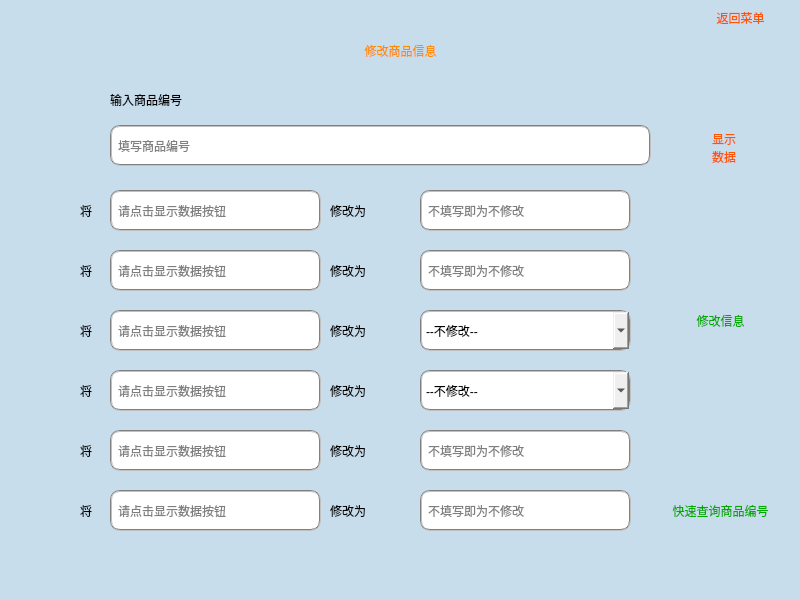
<?xml version="1.0" encoding="UTF-8"?>
<ui version="4.0">
 <class>ChangeGoods</class>
 <widget class="QMainWindow" name="ChangeGoods">
  <property name="geometry">
   <rect>
    <x>0</x>
    <y>0</y>
    <width>800</width>
    <height>600</height>
   </rect>
  </property>
  <property name="windowTitle">
   <string>MainWindow</string>
  </property>
  <widget class="QWidget" name="centralwidget">
   <widget class="QPushButton" name="pushButton">
    <property name="geometry">
     <rect>
      <x>668</x>
      <y>395</y>
      <width>100</width>
      <height>100</height>
     </rect>
    </property>
    <property name="styleSheet">
     <string notr="true">background-color: rgba(154, 200, 233, 115);background-image: url(:/res/res/ICO2/search.png);
color: rgba(154, 200, 233, 115);</string>
    </property>
    <property name="text">
     <string/>
    </property>
    <property name="flat">
     <bool>true</bool>
    </property>
   </widget>
   <widget class="QLabel" name="label_2">
    <property name="geometry">
     <rect>
      <x>650</x>
      <y>500</y>
      <width>141</width>
      <height>21</height>
     </rect>
    </property>
    <property name="styleSheet">
     <string notr="true">font:9pt &quot;方正粗圆简体&quot;;
color: rgb(0, 170, 0);</string>
    </property>
    <property name="text">
     <string>快速查询商品编号</string>
    </property>
    <property name="alignment">
     <set>Qt::AlignCenter</set>
    </property>
   </widget>
   <widget class="QLabel" name="label_3">
    <property name="geometry">
     <rect>
      <x>0</x>
      <y>0</y>
      <width>801</width>
      <height>101</height>
     </rect>
    </property>
    <property name="styleSheet">
     <string notr="true">font: 30pt &quot;方正粗圆简体&quot;;
color: rgb(255, 140, 0);</string>
    </property>
    <property name="text">
     <string>修改商品信息</string>
    </property>
    <property name="alignment">
     <set>Qt::AlignCenter</set>
    </property>
   </widget>
   <widget class="QLabel" name="label_6">
    <property name="geometry">
     <rect>
      <x>110</x>
      <y>85</y>
      <width>161</width>
      <height>30</height>
     </rect>
    </property>
    <property name="styleSheet">
     <string notr="true">font: 13pt &quot;方正粗圆简体&quot;;
</string>
    </property>
    <property name="text">
     <string>输入商品编号</string>
    </property>
   </widget>
   <widget class="QPushButton" name="pushButton_3">
    <property name="geometry">
     <rect>
      <x>660</x>
      <y>119</y>
      <width>50</width>
      <height>50</height>
     </rect>
    </property>
    <property name="styleSheet">
     <string notr="true">background-color: rgba(154, 200, 233, 115);
background-image: url(:/res/res/ICO2/showinformation.png);</string>
    </property>
    <property name="text">
     <string/>
    </property>
    <property name="flat">
     <bool>true</bool>
    </property>
   </widget>
   <widget class="QLineEdit" name="le_UserName">
    <property name="geometry">
     <rect>
      <x>110</x>
      <y>125</y>
      <width>541</width>
      <height>41</height>
     </rect>
    </property>
    <property name="styleSheet">
     <string notr="true">font: 10pt &quot;方正粗圆简体&quot;;border:2px groove gray;border-radius:10px;padding:2px 4px</string>
    </property>
    <property name="placeholderText">
     <string>填写商品编号</string>
    </property>
    <property name="clearButtonEnabled">
     <bool>true</bool>
    </property>
   </widget>
   <widget class="QLabel" name="label_5">
    <property name="geometry">
     <rect>
      <x>80</x>
      <y>130</y>
      <width>30</width>
      <height>30</height>
     </rect>
    </property>
    <property name="styleSheet">
     <string notr="true">background-image: url(:/res/res/ADD_GOODS_ICO/shopping.png);</string>
    </property>
    <property name="text">
     <string/>
    </property>
   </widget>
   <widget class="QLabel" name="label_4">
    <property name="geometry">
     <rect>
      <x>712</x>
      <y>127</y>
      <width>141</width>
      <height>41</height>
     </rect>
    </property>
    <property name="styleSheet">
     <string notr="true">font:9pt &quot;方正粗圆简体&quot;;
color: rgb(255, 85, 0);</string>
    </property>
    <property name="text">
     <string>显示
数据</string>
    </property>
    <property name="alignment">
     <set>Qt::AlignLeading|Qt::AlignLeft|Qt::AlignVCenter</set>
    </property>
   </widget>
   <widget class="QLineEdit" name="le_UserName_2">
    <property name="geometry">
     <rect>
      <x>110</x>
      <y>190</y>
      <width>211</width>
      <height>41</height>
     </rect>
    </property>
    <property name="styleSheet">
     <string notr="true">font: 10pt &quot;方正粗圆简体&quot;;border:2px groove gray;border-radius:10px;padding:2px 4px</string>
    </property>
    <property name="readOnly">
     <bool>true</bool>
    </property>
    <property name="placeholderText">
     <string>请点击显示数据按钮</string>
    </property>
    <property name="clearButtonEnabled">
     <bool>false</bool>
    </property>
   </widget>
   <widget class="QLineEdit" name="le_UserName_3">
    <property name="geometry">
     <rect>
      <x>110</x>
      <y>310</y>
      <width>211</width>
      <height>41</height>
     </rect>
    </property>
    <property name="styleSheet">
     <string notr="true">font: 10pt &quot;方正粗圆简体&quot;;border:2px groove gray;border-radius:10px;padding:2px 4px</string>
    </property>
    <property name="readOnly">
     <bool>true</bool>
    </property>
    <property name="placeholderText">
     <string>请点击显示数据按钮</string>
    </property>
    <property name="clearButtonEnabled">
     <bool>false</bool>
    </property>
   </widget>
   <widget class="QLineEdit" name="le_UserName_4">
    <property name="geometry">
     <rect>
      <x>110</x>
      <y>370</y>
      <width>211</width>
      <height>41</height>
     </rect>
    </property>
    <property name="styleSheet">
     <string notr="true">font: 10pt &quot;方正粗圆简体&quot;;border:2px groove gray;border-radius:10px;padding:2px 4px</string>
    </property>
    <property name="readOnly">
     <bool>true</bool>
    </property>
    <property name="placeholderText">
     <string>请点击显示数据按钮</string>
    </property>
    <property name="clearButtonEnabled">
     <bool>false</bool>
    </property>
   </widget>
   <widget class="QLineEdit" name="le_UserName_5">
    <property name="geometry">
     <rect>
      <x>110</x>
      <y>490</y>
      <width>211</width>
      <height>41</height>
     </rect>
    </property>
    <property name="styleSheet">
     <string notr="true">font: 10pt &quot;方正粗圆简体&quot;;border:2px groove gray;border-radius:10px;padding:2px 4px</string>
    </property>
    <property name="readOnly">
     <bool>true</bool>
    </property>
    <property name="placeholderText">
     <string>请点击显示数据按钮</string>
    </property>
    <property name="clearButtonEnabled">
     <bool>false</bool>
    </property>
   </widget>
   <widget class="QLineEdit" name="le_UserName_6">
    <property name="geometry">
     <rect>
      <x>110</x>
      <y>430</y>
      <width>211</width>
      <height>41</height>
     </rect>
    </property>
    <property name="styleSheet">
     <string notr="true">font: 10pt &quot;方正粗圆简体&quot;;border:2px groove gray;border-radius:10px;padding:2px 4px</string>
    </property>
    <property name="readOnly">
     <bool>true</bool>
    </property>
    <property name="placeholderText">
     <string>请点击显示数据按钮</string>
    </property>
    <property name="clearButtonEnabled">
     <bool>false</bool>
    </property>
   </widget>
   <widget class="QLineEdit" name="le_UserName_7">
    <property name="geometry">
     <rect>
      <x>110</x>
      <y>250</y>
      <width>211</width>
      <height>41</height>
     </rect>
    </property>
    <property name="styleSheet">
     <string notr="true">font: 10pt &quot;方正粗圆简体&quot;;border:2px groove gray;border-radius:10px;padding:2px 4px</string>
    </property>
    <property name="readOnly">
     <bool>true</bool>
    </property>
    <property name="placeholderText">
     <string>请点击显示数据按钮</string>
    </property>
    <property name="clearButtonEnabled">
     <bool>false</bool>
    </property>
   </widget>
   <widget class="QLabel" name="label">
    <property name="geometry">
     <rect>
      <x>80</x>
      <y>200</y>
      <width>68</width>
      <height>21</height>
     </rect>
    </property>
    <property name="styleSheet">
     <string notr="true">font: 13pt &quot;方正粗圆简体&quot;;
</string>
    </property>
    <property name="text">
     <string>将</string>
    </property>
   </widget>
   <widget class="QLabel" name="label_8">
    <property name="geometry">
     <rect>
      <x>80</x>
      <y>260</y>
      <width>68</width>
      <height>21</height>
     </rect>
    </property>
    <property name="styleSheet">
     <string notr="true">font: 13pt &quot;方正粗圆简体&quot;;
</string>
    </property>
    <property name="text">
     <string>将</string>
    </property>
   </widget>
   <widget class="QLabel" name="label_9">
    <property name="geometry">
     <rect>
      <x>80</x>
      <y>320</y>
      <width>68</width>
      <height>21</height>
     </rect>
    </property>
    <property name="styleSheet">
     <string notr="true">font: 13pt &quot;方正粗圆简体&quot;;
</string>
    </property>
    <property name="text">
     <string>将</string>
    </property>
   </widget>
   <widget class="QLabel" name="label_10">
    <property name="geometry">
     <rect>
      <x>80</x>
      <y>500</y>
      <width>68</width>
      <height>21</height>
     </rect>
    </property>
    <property name="styleSheet">
     <string notr="true">font: 13pt &quot;方正粗圆简体&quot;;
</string>
    </property>
    <property name="text">
     <string>将</string>
    </property>
   </widget>
   <widget class="QLabel" name="label_11">
    <property name="geometry">
     <rect>
      <x>80</x>
      <y>440</y>
      <width>68</width>
      <height>21</height>
     </rect>
    </property>
    <property name="styleSheet">
     <string notr="true">font: 13pt &quot;方正粗圆简体&quot;;
</string>
    </property>
    <property name="text">
     <string>将</string>
    </property>
   </widget>
   <widget class="QLabel" name="label_12">
    <property name="geometry">
     <rect>
      <x>80</x>
      <y>380</y>
      <width>68</width>
      <height>21</height>
     </rect>
    </property>
    <property name="styleSheet">
     <string notr="true">font: 13pt &quot;方正粗圆简体&quot;;
</string>
    </property>
    <property name="text">
     <string>将</string>
    </property>
   </widget>
   <widget class="QLabel" name="label_7">
    <property name="geometry">
     <rect>
      <x>330</x>
      <y>190</y>
      <width>81</width>
      <height>41</height>
     </rect>
    </property>
    <property name="styleSheet">
     <string notr="true">font: 13pt &quot;方正粗圆简体&quot;;
</string>
    </property>
    <property name="text">
     <string>修改为</string>
    </property>
   </widget>
   <widget class="QLabel" name="label_13">
    <property name="geometry">
     <rect>
      <x>330</x>
      <y>250</y>
      <width>81</width>
      <height>41</height>
     </rect>
    </property>
    <property name="styleSheet">
     <string notr="true">font: 13pt &quot;方正粗圆简体&quot;;
</string>
    </property>
    <property name="text">
     <string>修改为</string>
    </property>
   </widget>
   <widget class="QLabel" name="label_14">
    <property name="geometry">
     <rect>
      <x>330</x>
      <y>310</y>
      <width>81</width>
      <height>41</height>
     </rect>
    </property>
    <property name="styleSheet">
     <string notr="true">font: 13pt &quot;方正粗圆简体&quot;;
</string>
    </property>
    <property name="text">
     <string>修改为</string>
    </property>
   </widget>
   <widget class="QLabel" name="label_15">
    <property name="geometry">
     <rect>
      <x>330</x>
      <y>490</y>
      <width>81</width>
      <height>41</height>
     </rect>
    </property>
    <property name="styleSheet">
     <string notr="true">font: 13pt &quot;方正粗圆简体&quot;;
</string>
    </property>
    <property name="text">
     <string>修改为</string>
    </property>
   </widget>
   <widget class="QLabel" name="label_16">
    <property name="geometry">
     <rect>
      <x>330</x>
      <y>430</y>
      <width>81</width>
      <height>41</height>
     </rect>
    </property>
    <property name="styleSheet">
     <string notr="true">font: 13pt &quot;方正粗圆简体&quot;;
</string>
    </property>
    <property name="text">
     <string>修改为</string>
    </property>
   </widget>
   <widget class="QLabel" name="label_17">
    <property name="geometry">
     <rect>
      <x>330</x>
      <y>370</y>
      <width>81</width>
      <height>41</height>
     </rect>
    </property>
    <property name="styleSheet">
     <string notr="true">font: 13pt &quot;方正粗圆简体&quot;;
</string>
    </property>
    <property name="text">
     <string>修改为</string>
    </property>
   </widget>
   <widget class="QLineEdit" name="le_UserName_8">
    <property name="geometry">
     <rect>
      <x>420</x>
      <y>190</y>
      <width>211</width>
      <height>41</height>
     </rect>
    </property>
    <property name="styleSheet">
     <string notr="true">font: 10pt &quot;方正粗圆简体&quot;;border:2px groove gray;border-radius:10px;padding:2px 4px</string>
    </property>
    <property name="readOnly">
     <bool>false</bool>
    </property>
    <property name="placeholderText">
     <string>不填写即为不修改</string>
    </property>
    <property name="clearButtonEnabled">
     <bool>true</bool>
    </property>
   </widget>
   <widget class="QLineEdit" name="le_UserName_9">
    <property name="geometry">
     <rect>
      <x>420</x>
      <y>250</y>
      <width>211</width>
      <height>41</height>
     </rect>
    </property>
    <property name="styleSheet">
     <string notr="true">font: 10pt &quot;方正粗圆简体&quot;;border:2px groove gray;border-radius:10px;padding:2px 4px</string>
    </property>
    <property name="readOnly">
     <bool>false</bool>
    </property>
    <property name="placeholderText">
     <string>不填写即为不修改</string>
    </property>
    <property name="clearButtonEnabled">
     <bool>true</bool>
    </property>
   </widget>
   <widget class="QLineEdit" name="le_UserName_10">
    <property name="geometry">
     <rect>
      <x>420</x>
      <y>430</y>
      <width>211</width>
      <height>41</height>
     </rect>
    </property>
    <property name="styleSheet">
     <string notr="true">font: 10pt &quot;方正粗圆简体&quot;;border:2px groove gray;border-radius:10px;padding:2px 4px</string>
    </property>
    <property name="readOnly">
     <bool>false</bool>
    </property>
    <property name="placeholderText">
     <string>不填写即为不修改</string>
    </property>
    <property name="clearButtonEnabled">
     <bool>true</bool>
    </property>
   </widget>
   <widget class="QLineEdit" name="le_UserName_11">
    <property name="geometry">
     <rect>
      <x>420</x>
      <y>490</y>
      <width>211</width>
      <height>41</height>
     </rect>
    </property>
    <property name="styleSheet">
     <string notr="true">font: 10pt &quot;方正粗圆简体&quot;;border:2px groove gray;border-radius:10px;padding:2px 4px</string>
    </property>
    <property name="readOnly">
     <bool>false</bool>
    </property>
    <property name="placeholderText">
     <string>不填写即为不修改</string>
    </property>
    <property name="clearButtonEnabled">
     <bool>true</bool>
    </property>
   </widget>
   <widget class="QComboBox" name="comboBox_2">
    <property name="geometry">
     <rect>
      <x>420</x>
      <y>370</y>
      <width>211</width>
      <height>41</height>
     </rect>
    </property>
    <property name="styleSheet">
     <string notr="true">font: 10pt &quot;方正粗圆简体&quot;;border:2px groove gray;border-radius:10px;padding:2px 4px</string>
    </property>
    <item>
     <property name="text">
      <string>--不修改--</string>
     </property>
    </item>
    <item>
     <property name="text">
      <string>食品</string>
     </property>
    </item>
    <item>
     <property name="text">
      <string>日用品</string>
     </property>
    </item>
    <item>
     <property name="text">
      <string>电子产品</string>
     </property>
    </item>
    <item>
     <property name="text">
      <string>烟酒</string>
     </property>
    </item>
    <item>
     <property name="text">
      <string>其他</string>
     </property>
    </item>
   </widget>
   <widget class="QComboBox" name="comboBox">
    <property name="geometry">
     <rect>
      <x>420</x>
      <y>310</y>
      <width>211</width>
      <height>41</height>
     </rect>
    </property>
    <property name="styleSheet">
     <string notr="true">font: 10pt &quot;方正粗圆简体&quot;;border:2px groove gray;border-radius:10px;padding:2px 4px</string>
    </property>
    <item>
     <property name="text">
      <string>--不修改--</string>
     </property>
    </item>
    <item>
     <property name="text">
      <string>件数（个）</string>
     </property>
    </item>
    <item>
     <property name="text">
      <string>重量（g）</string>
     </property>
    </item>
    <item>
     <property name="text">
      <string>重量（kg）</string>
     </property>
    </item>
    <item>
     <property name="text">
      <string>体积（L）</string>
     </property>
    </item>
   </widget>
   <widget class="QPushButton" name="pushButton_2">
    <property name="geometry">
     <rect>
      <x>770</x>
      <y>0</y>
      <width>30</width>
      <height>30</height>
     </rect>
    </property>
    <property name="styleSheet">
     <string notr="true">background-color: rgba(154, 200, 233, 115);background-image: url(:/res/res/ADD_GOODS_ICO/menu.png);</string>
    </property>
    <property name="text">
     <string/>
    </property>
    <property name="flat">
     <bool>true</bool>
    </property>
   </widget>
   <widget class="QLabel" name="label_18">
    <property name="geometry">
     <rect>
      <x>700</x>
      <y>7</y>
      <width>81</width>
      <height>21</height>
     </rect>
    </property>
    <property name="styleSheet">
     <string notr="true">font:9pt &quot;方正粗圆简体&quot;;
color: rgb(255, 85, 0);</string>
    </property>
    <property name="text">
     <string>返回菜单</string>
    </property>
    <property name="alignment">
     <set>Qt::AlignCenter</set>
    </property>
   </widget>
   <widget class="QPushButton" name="pushButton_4">
    <property name="geometry">
     <rect>
      <x>668</x>
      <y>200</y>
      <width>100</width>
      <height>100</height>
     </rect>
    </property>
    <property name="styleSheet">
     <string notr="true">background-color: rgba(154, 200, 233, 115);
background-image: url(:/res/res/ICO2/edit.png);
color: rgba(154, 200, 233, 115);</string>
    </property>
    <property name="text">
     <string/>
    </property>
    <property name="flat">
     <bool>true</bool>
    </property>
   </widget>
   <widget class="QLabel" name="label_19">
    <property name="geometry">
     <rect>
      <x>650</x>
      <y>310</y>
      <width>141</width>
      <height>21</height>
     </rect>
    </property>
    <property name="styleSheet">
     <string notr="true">font:9pt &quot;方正粗圆简体&quot;;
color: rgb(0, 170, 0);</string>
    </property>
    <property name="text">
     <string>修改信息</string>
    </property>
    <property name="alignment">
     <set>Qt::AlignCenter</set>
    </property>
   </widget>
   <widget class="QLabel" name="label_20">
    <property name="geometry">
     <rect>
      <x>0</x>
      <y>0</y>
      <width>800</width>
      <height>600</height>
     </rect>
    </property>
    <property name="styleSheet">
     <string notr="true">background-color: rgba(154, 200, 233, 115);</string>
    </property>
    <property name="text">
     <string/>
    </property>
   </widget>
   <zorder>label_20</zorder>
   <zorder>pushButton</zorder>
   <zorder>label_2</zorder>
   <zorder>label_3</zorder>
   <zorder>label_6</zorder>
   <zorder>pushButton_3</zorder>
   <zorder>le_UserName</zorder>
   <zorder>label_5</zorder>
   <zorder>label_4</zorder>
   <zorder>le_UserName_2</zorder>
   <zorder>le_UserName_3</zorder>
   <zorder>le_UserName_4</zorder>
   <zorder>le_UserName_5</zorder>
   <zorder>le_UserName_6</zorder>
   <zorder>le_UserName_7</zorder>
   <zorder>label</zorder>
   <zorder>label_8</zorder>
   <zorder>label_9</zorder>
   <zorder>label_10</zorder>
   <zorder>label_11</zorder>
   <zorder>label_12</zorder>
   <zorder>label_7</zorder>
   <zorder>label_13</zorder>
   <zorder>label_14</zorder>
   <zorder>label_15</zorder>
   <zorder>label_16</zorder>
   <zorder>label_17</zorder>
   <zorder>le_UserName_8</zorder>
   <zorder>le_UserName_9</zorder>
   <zorder>le_UserName_10</zorder>
   <zorder>le_UserName_11</zorder>
   <zorder>comboBox_2</zorder>
   <zorder>comboBox</zorder>
   <zorder>pushButton_2</zorder>
   <zorder>label_18</zorder>
   <zorder>pushButton_4</zorder>
   <zorder>label_19</zorder>
  </widget>
  <widget class="QMenuBar" name="menubar">
   <property name="geometry">
    <rect>
     <x>0</x>
     <y>0</y>
     <width>800</width>
     <height>23</height>
    </rect>
   </property>
  </widget>
 </widget>
 <resources/>
 <connections/>
</ui>
